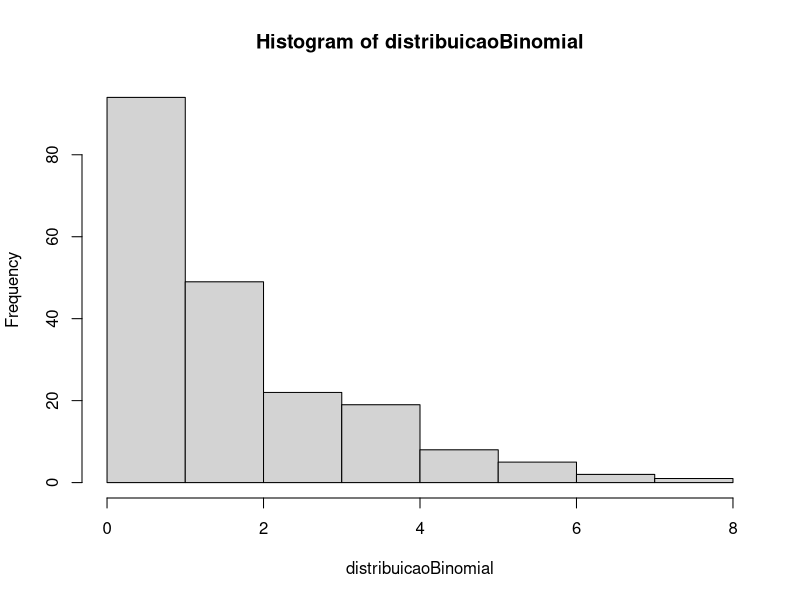
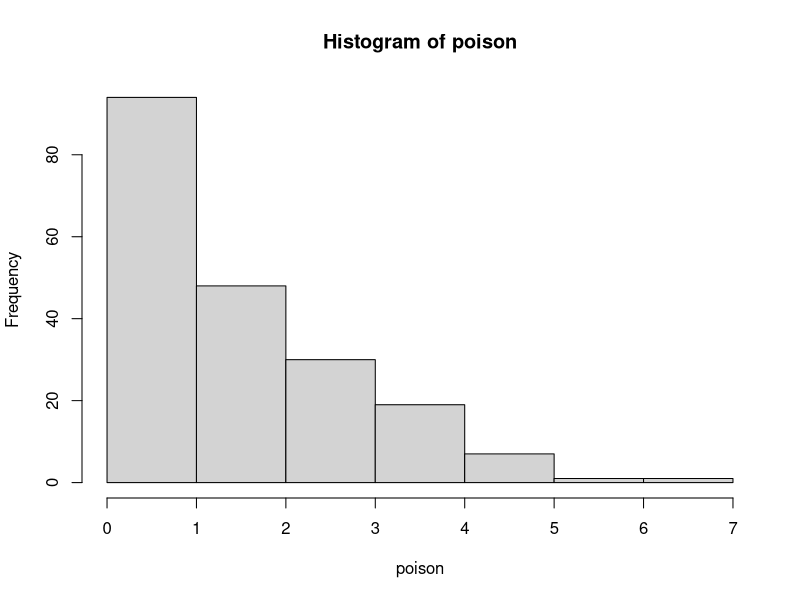
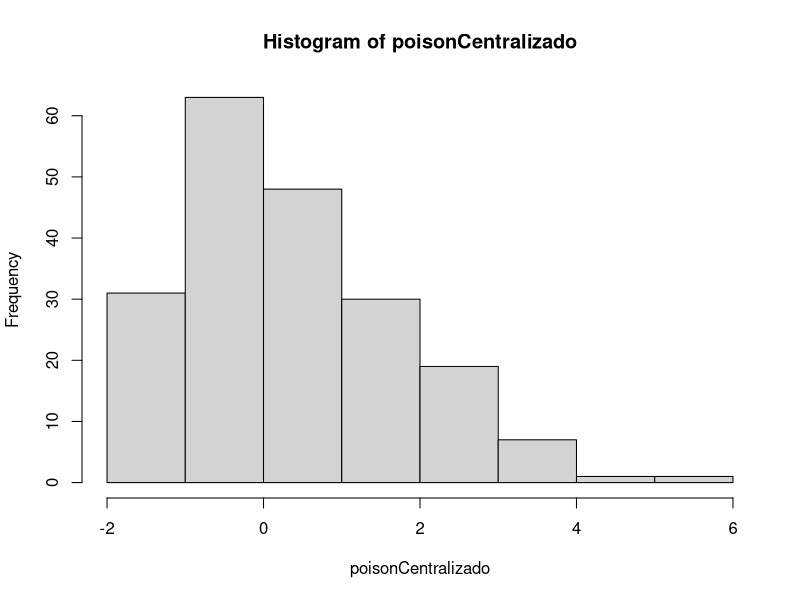

These charts were generated, in order, by the following R code:
distribuicaoBinomial<-rnbinom(200,mu=2,size=5)
hist(distribuicaoBinomial)

poison<-rpois(200,2)
hist(poison)

#centralização da base de dados

poisonCentralizado<- poison-mean(poison)

hist(poisonCentralizado)
